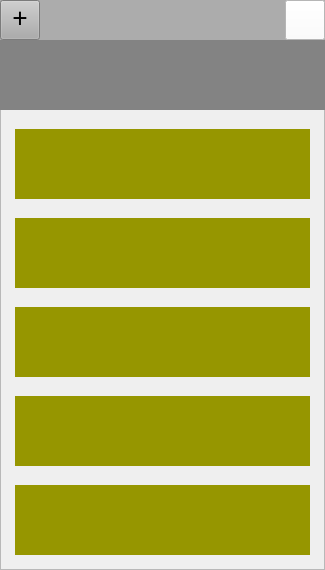
<?xml version="1.0" encoding="UTF-8"?>
<ui version="4.0">
 <class>Notepad</class>
 <widget class="QWidget" name="Notepad">
  <property name="geometry">
   <rect>
    <x>0</x>
    <y>0</y>
    <width>325</width>
    <height>570</height>
   </rect>
  </property>
  <property name="windowTitle">
   <string>Form</string>
  </property>
  <widget class="QFrame" name="frame">
   <property name="geometry">
    <rect>
     <x>0</x>
     <y>0</y>
     <width>325</width>
     <height>570</height>
    </rect>
   </property>
   <property name="frameShape">
    <enum>QFrame::StyledPanel</enum>
   </property>
   <property name="frameShadow">
    <enum>QFrame::Raised</enum>
   </property>
   <widget class="QWidget" name="head" native="true">
    <property name="geometry">
     <rect>
      <x>0</x>
      <y>0</y>
      <width>325</width>
      <height>40</height>
     </rect>
    </property>
    <property name="styleSheet">
     <string notr="true">background-color: rgb(172, 172, 172);</string>
    </property>
    <widget class="QPushButton" name="ekle">
     <property name="geometry">
      <rect>
       <x>0</x>
       <y>0</y>
       <width>40</width>
       <height>40</height>
      </rect>
     </property>
     <property name="maximumSize">
      <size>
       <width>40</width>
       <height>40</height>
      </size>
     </property>
     <property name="font">
      <font>
       <family>Yu Gothic</family>
       <pointsize>20</pointsize>
      </font>
     </property>
     <property name="styleSheet">
      <string notr="true">text-align:center;
padding-bottom:5px;</string>
     </property>
     <property name="text">
      <string>+</string>
     </property>
     <property name="iconSize">
      <size>
       <width>48</width>
       <height>48</height>
      </size>
     </property>
    </widget>
    <widget class="QPushButton" name="ayarlar">
     <property name="geometry">
      <rect>
       <x>285</x>
       <y>0</y>
       <width>40</width>
       <height>40</height>
      </rect>
     </property>
     <property name="maximumSize">
      <size>
       <width>40</width>
       <height>40</height>
      </size>
     </property>
     <property name="styleSheet">
      <string notr="true">QPushButton{background-color: white;}
QPushButton:disabled{ background-color: yellow; }
QPushButton:pressed{ background-color: orange; }
QPushButton:focus:pressed{ background-color: gray; }
QPushButton:focus{ background-color:black; }
QPushButton:hover{ background-color: white; }
QPushButton:checked{ background-color: pink; }
</string>
     </property>
     <property name="text">
      <string/>
     </property>
     <property name="icon">
      <iconset>
       <normaloff>../icons/closenoot50.png</normaloff>../icons/closenoot50.png</iconset>
     </property>
     <property name="iconSize">
      <size>
       <width>20</width>
       <height>20</height>
      </size>
     </property>
    </widget>
   </widget>
   <widget class="QWidget" name="main" native="true">
    <property name="geometry">
     <rect>
      <x>0</x>
      <y>110</y>
      <width>325</width>
      <height>460</height>
     </rect>
    </property>
    <layout class="QVBoxLayout" name="verticalLayout">
     <property name="spacing">
      <number>5</number>
     </property>
     <property name="leftMargin">
      <number>15</number>
     </property>
     <property name="topMargin">
      <number>5</number>
     </property>
     <property name="rightMargin">
      <number>0</number>
     </property>
     <property name="bottomMargin">
      <number>0</number>
     </property>
     <item>
      <widget class="QWidget" name="blog2" native="true">
       <property name="maximumSize">
        <size>
         <width>295</width>
         <height>70</height>
        </size>
       </property>
       <property name="styleSheet">
        <string notr="true">background-color: rgb(150, 150, 0);
</string>
       </property>
      </widget>
     </item>
     <item>
      <widget class="QWidget" name="blog5" native="true">
       <property name="maximumSize">
        <size>
         <width>295</width>
         <height>70</height>
        </size>
       </property>
       <property name="styleSheet">
        <string notr="true">background-color: rgb(150, 150, 0);
</string>
       </property>
      </widget>
     </item>
     <item>
      <widget class="QWidget" name="blog4" native="true">
       <property name="maximumSize">
        <size>
         <width>295</width>
         <height>70</height>
        </size>
       </property>
       <property name="styleSheet">
        <string notr="true">background-color: rgb(150, 150, 0);
</string>
       </property>
      </widget>
     </item>
     <item>
      <widget class="QWidget" name="blog3" native="true">
       <property name="maximumSize">
        <size>
         <width>295</width>
         <height>70</height>
        </size>
       </property>
       <property name="styleSheet">
        <string notr="true">background-color: rgb(150, 150, 0);
</string>
       </property>
      </widget>
     </item>
     <item>
      <widget class="QWidget" name="blog" native="true">
       <property name="maximumSize">
        <size>
         <width>295</width>
         <height>70</height>
        </size>
       </property>
       <property name="styleSheet">
        <string notr="true">background-color: rgb(150, 150, 0);
</string>
       </property>
      </widget>
     </item>
    </layout>
   </widget>
   <widget class="QWidget" name="searchwdgt" native="true">
    <property name="geometry">
     <rect>
      <x>0</x>
      <y>40</y>
      <width>325</width>
      <height>70</height>
     </rect>
    </property>
    <property name="styleSheet">
     <string notr="true">background-color: rgb(131, 131, 131);</string>
    </property>
   </widget>
  </widget>
 </widget>
 <resources/>
 <connections/>
</ui>
